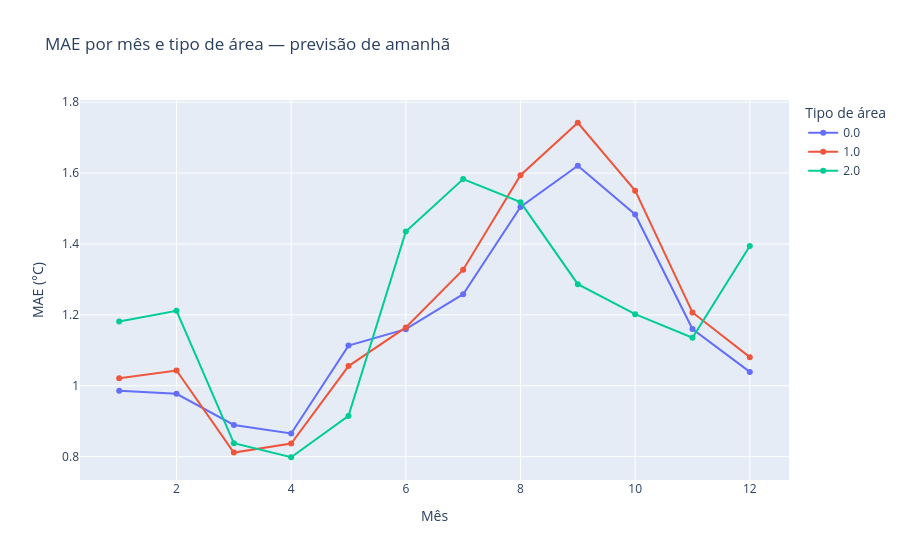

Notebook cell for this chart:
### Code cell
erro_mes_tipo_area_amanha_plot = spark_df_para_dicts(erro_mes_tipo_area_amanha)

fig = px.line(
    erro_mes_tipo_area_amanha_plot,
    x="mes",
    y="mae",
    color="tipo_area_idx",
    markers=True,
    title="MAE por mês e tipo de área — previsão de amanhã",
    labels={
        "mes": "Mês",
        "mae": "MAE (°C)",
        "tipo_area_idx": "Tipo de área"
    }
)

fig.show()

### Figure 1 — Plotly figure (JSON) as saved in the notebook; plotly's stock layout.template omitted (floating-point values rounded to 4 significant figures)
{"data": [{"hovertemplate": "Tipo de área=0.0<br>Mês=%{x}<br>MAE (°C)=%{y}<extra></extra>", "legendgroup": "0.0", "line": {"color": "#636efa", "dash": "solid"}, "marker": {"symbol": "circle"}, "mode": "lines+markers", "name": "0.0", "orientation": "v", "showlegend": true, "type": "scatter", "x": [1, 2, 3, 4, 5, 6, 7, 8, 9, 10, 11, 12], "xaxis": "x", "y": [0.9861, 0.9775, 0.8894, 0.8656, 1.113, 1.16, 1.258, 1.505, 1.621, 1.483, 1.16, 1.039], "yaxis": "y"}, {"hovertemplate": "Tipo de área=1.0<br>Mês=%{x}<br>MAE (°C)=%{y}<extra></extra>", "legendgroup": "1.0", "line": {"color": "#EF553B", "dash": "solid"}, "marker": {"symbol": "circle"}, "mode": "lines+markers", "name": "1.0", "orientation": "v", "showlegend": true, "type": "scatter", "x": [1, 2, 3, 4, 5, 6, 7, 8, 9, 10, 11, 12], "xaxis": "x", "y": [1.021, 1.043, 0.8116, 0.8372, 1.056, 1.165, 1.327, 1.594, 1.742, 1.55, 1.207, 1.081], "yaxis": "y"}, {"hovertemplate": "Tipo de área=2.0<br>Mês=%{x}<br>MAE (°C)=%{y}<extra></extra>", "legendgroup": "2.0", "line": {"color": "#00cc96", "dash": "solid"}, "marker": {"symbol": "circle"}, "mode": "lines+markers", "name": "2.0", "orientation": "v", "showlegend": true, "type": "scatter", "x": [1, 2, 3, 4, 5, 6, 7, 8, 9, 10, 11, 12], "xaxis": "x", "y": [1.181, 1.211, 0.8381, 0.7984, 0.915, 1.435, 1.583, 1.518, 1.287, 1.202, 1.135, 1.394], "yaxis": "y"}], "layout": {"legend": {"title": {"text": "Tipo de área"}, "tracegroupgap": 0}, "title": {"text": "MAE por mês e tipo de área — previsão de amanhã"}, "xaxis": {"anchor": "y", "domain": [0, 1], "title": {"text": "Mês"}}, "yaxis": {"anchor": "x", "domain": [0, 1], "title": {"text": "MAE (°C)"}}}}
